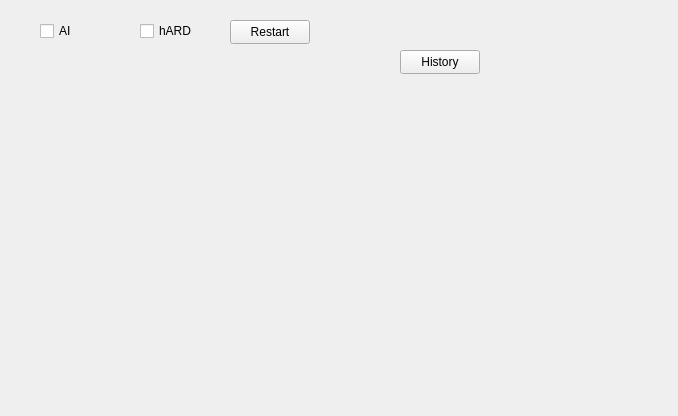
<?xml version="1.0" encoding="UTF-8"?>
<ui version="4.0">
 <class>GameWindow</class>
 <widget class="QWidget" name="GameWindow">
  <property name="geometry">
   <rect>
    <x>0</x>
    <y>0</y>
    <width>678</width>
    <height>416</height>
   </rect>
  </property>
  <property name="windowTitle">
   <string>Game</string>
  </property>
  <widget class="QCheckBox" name="modeCheckBox">
   <property name="geometry">
    <rect>
     <x>40</x>
     <y>20</y>
     <width>78</width>
     <height>22</height>
    </rect>
   </property>
   <property name="text">
    <string>AI</string>
   </property>
  </widget>
  <widget class="QCheckBox" name="difficultyCheckBox">
   <property name="geometry">
    <rect>
     <x>140</x>
     <y>20</y>
     <width>78</width>
     <height>22</height>
    </rect>
   </property>
   <property name="text">
    <string>hARD</string>
   </property>
  </widget>
  <widget class="QPushButton" name="restartButton">
   <property name="geometry">
    <rect>
     <x>230</x>
     <y>20</y>
     <width>80</width>
     <height>24</height>
    </rect>
   </property>
   <property name="text">
    <string>Restart</string>
   </property>
  </widget>
  <widget class="QPushButton" name="historyButton">
   <property name="geometry">
    <rect>
     <x>400</x>
     <y>50</y>
     <width>80</width>
     <height>24</height>
    </rect>
   </property>
   <property name="text">
    <string>History</string>
   </property>
  </widget>
 </widget>
 <resources/>
 <connections/>
</ui>
